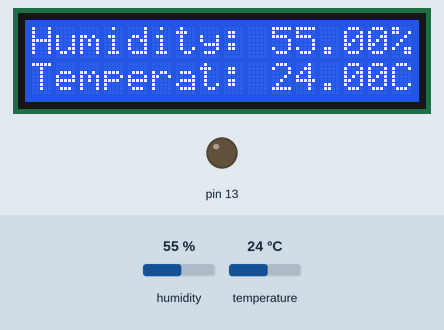
Bench run of a sketch on a simulated Arduino Uno, built with avr-gcc and run on an emulated ATmega328P. Parts: 16×2 character LCD, output pins drawn as LEDs (lit = HIGH). The inputs (shaded band) are chosen by the test bench; at power-on: humidity 55 %, temperature 24 °C.

Above: at 1.2 s.
1.3 s: humidity set to 22 %
At 3.5 s:
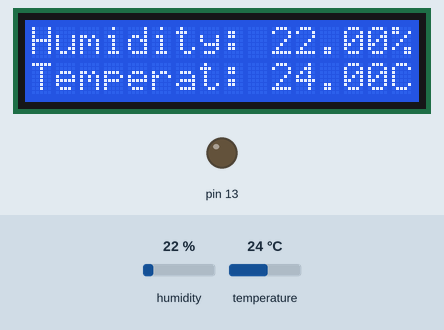
4.0 s: temperature set to 12 °C
At 5.1 s:
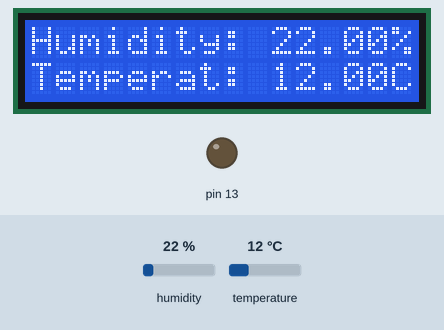
6.7 s: humidity set to 40 %
At 9.3 s:
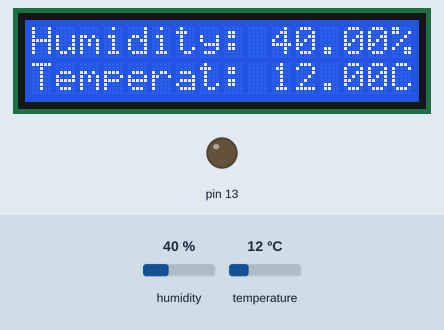
9.7 s: temperature set to 19 °C
At 10.8 s:
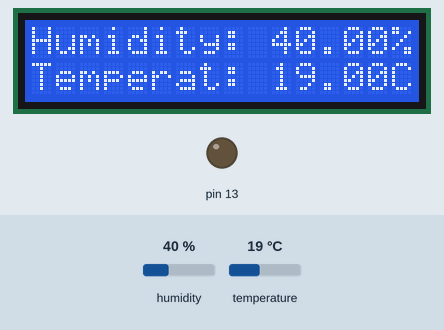
Timing chart, 0 to 12.7 s (numbered marks = the images above; inputs shaded):
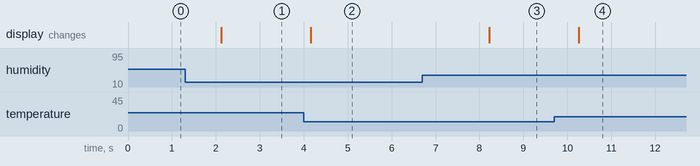

Measured:
- after the input at 1.3 s, the display: changes after 0.82 s (image 1)
- after the input at 4.0 s, the display: changes after 0.16 s (image 2)
- after the input at 6.7 s, the display: changes after 1.5 s (image 3)
- after the input at 9.7 s, the display: changes after 0.55 s (image 4)

The sketch:

DHT_LCD.ino
```cpp
#include <LiquidCrystal.h> // includes the LiquidCrystal Library

int Contrast=20;

//==
#include "DHT.h"

#define DHTPIN 11
#define DHTTYPE DHT11   // DHT 11

DHT dht(DHTPIN, DHTTYPE);

//==

LiquidCrystal lcd(2, 3, 4, 5, 6, 7); // Creates an LCD object. Parameters: (rs, enable, d4, d5, d6, d7)

void setup() {
  analogWrite(13,Contrast);
  //==
  dht.begin();
  //==
  lcd.begin(16,2); // Initializes the interface to the LCD screen, and specifies the dimensions (width and height) of the display
}

void loop() {
  //==
  float h = dht.readHumidity();
  float t = dht.readTemperature();
  //==

  lcd.setCursor(0,0); // Sets the location at which subsequent text written to the LCD will be displayed
  lcd.print("Humidity: ");
  lcd.print(h);
  lcd.print("%\t");
  lcd.setCursor(0,1); // Sets the location at which subsequent text written to the LCD will be displayed
  lcd.print("Temperat: ");
  lcd.print(t);
  lcd.println("C");
  delay(10);
}
```
